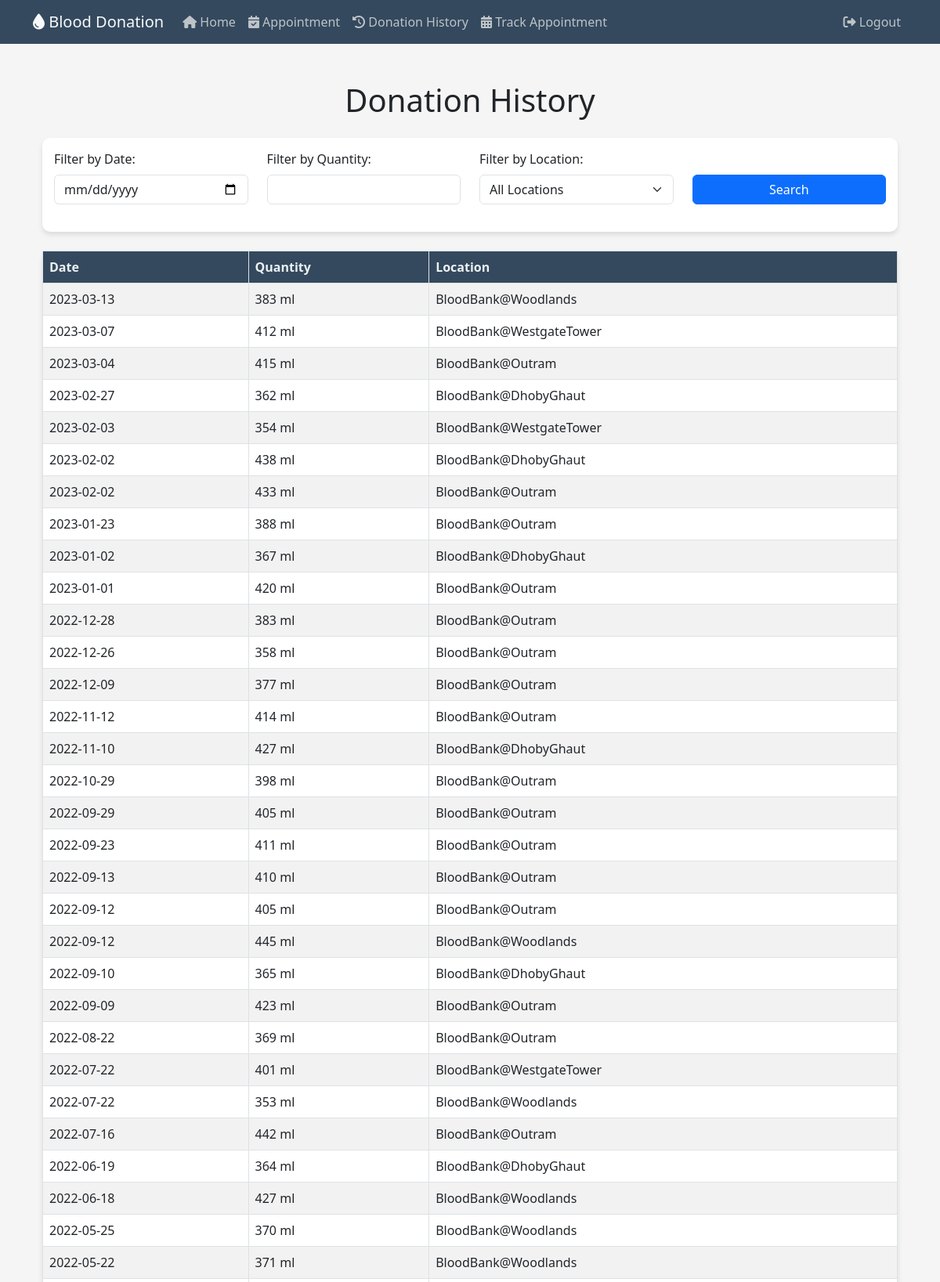
The page /donationhistory (signed in, upper part) on the database its author committed.
### website/models.py (models this page shows)
class Donations(db.Model):
    DonationID = db.Column(db.Integer, primary_key=True, autoincrement=True)
    DonorID = db.Column(db.Integer, db.ForeignKey('donors.DonorID'))
    DonationDate = db.Column(db.Date, nullable=False)
    Quantity = db.Column(db.Integer, nullable=False)
    Location = db.Column(db.String(50), nullable=False)

### website/views.py (the view)
@views.route('/donationhistory')
def donationhistory():
    logged_in_user_email = session['email']
    user = Users.get_by_email(logged_in_user_email)
    donor_id = user.donor.DonorID
    stmt = select(Donations.DonationDate, Donations.Quantity, Donations.Location).where(Donations.DonorID == donor_id).order_by(Donations.DonationDate.desc())
    result = db.session.execute(stmt)
    donations = result.fetchall()
    return render_template('donationhistory.html', donations=donations)

### website/models.py (called while the page is built)
    def get_by_email(email):
        return Users.query.filter_by(Email=email).first()

### website/templates/donationhistory.html (shortened to what this page needs)
{% extends "base.html" %}
{% block text %}
<div class="container my-5">
    <h1 class="mb-4">Donation History</h1>
    <div class="form-custom mb-4">
        <div class="row">
            <div class="col-md-3 filter-input">
                <label for="filter-date" class="form-label">Filter by Date:</label>
                <input type="date" class="form-control" id="filter-date">
            </div>
            <div class="col-md-3 filter-input">
                <label for="filter-quantity" class="form-label">Filter by Quantity:</label>
                <input type="number" class="form-control" id="filter-quantity">
            </div>
            <div class="col-md-3 filter-input">
                <label for="filter-location" class="form-label">Filter by Location:</label>
                <select class="form-select" id="filter-location">
                    <option value="">All Locations</option>
                </select>
            </div>
            <div class="col-md-3 filter-input d-flex align-items-end">
                <button class="btn btn-primary" id="search-btn">Search</button>
            </div>
        </div>
    </div>
    <table class="table table-striped table-bordered table-custom">
        <thead>
            <tr>
                <th>Date</th>
                <th>Quantity</th>
                <th>Location</th>
            </tr>
        </thead>
        <tbody>
            {% for donation in donations %}
                <tr>
                    <td>{{ donation[0] }}</td>
                    <td>{{ donation[1] }} ml</td>
                    <td>{{ donation[2] }}</td>
                </tr>
            {% else %}
                <tr>
                    <td colspan="3" class="text-center">No donations available</td>
                </tr>
            {% endfor %}
        </tbody>
    </table>
</div>
{% endblock %}

### website/static/styles.css (style rules this page uses)
body { font-family: 'Poppins', sans-serif; background-color: #f5f5f5 !important; }
h1 { font-size: 36px; margin: 20px 0; text-align: center; color: #4a4a4a; }
.btn-primary { background-color: #007bff; border-color: #007bff; transition: background-color 0.3s, border-color 0.3s; }

### website/templates/donationhistory.html (style rules this page uses)
.table-custom { background-color: #fff; border-radius: 10px; box-shadow: 0 4px 6px rgba(0, 0, 0, 0.1); }
.table-custom thead th { background-color: #34495e; color: #ecf0f1; }
.form-custom { padding: 15px; background-color: #fff; border-radius: 10px; box-shadow: 0 4px 6px rgba(0, 0, 0, 0.1); }
.filter-input { margin-bottom: 20px; }
#search-btn { width: 100%; margin-top: 30px; }

### rows shown on the page
Donations: DonationDate "2023-03-13", Quantity "383", Location "BloodBank@Woodlands"
Donations: DonationDate "2023-03-07", Quantity "412", Location "BloodBank@WestgateTower"
Donations: DonationDate "2023-03-04", Quantity "415", Location "BloodBank@Outram"
Donations: DonationDate "2023-02-27", Quantity "362", Location "BloodBank@DhobyGhaut"
Donations: DonationDate "2023-02-03", Quantity "354", Location "BloodBank@WestgateTower"
Donations: DonationDate "2023-02-02", Quantity "438", Location "BloodBank@DhobyGhaut"
Donations: DonationDate "2023-02-02", Quantity "433", Location "BloodBank@Outram"
Donations: DonationDate "2023-01-23", Quantity "388", Location "BloodBank@Outram"
Donations: DonationDate "2023-01-02", Quantity "367", Location "BloodBank@DhobyGhaut"
Donations: DonationDate "2023-01-01", Quantity "420", Location "BloodBank@Outram"
Donations: DonationDate "2022-12-28", Quantity "383", Location "BloodBank@Outram"
Donations: DonationDate "2022-12-26", Quantity "358", Location "BloodBank@Outram"
Donations: DonationDate "2022-12-09", Quantity "377", Location "BloodBank@Outram"
Donations: DonationDate "2022-11-12", Quantity "414", Location "BloodBank@Outram"
Donations: DonationDate "2022-11-10", Quantity "427", Location "BloodBank@DhobyGhaut"
Donations: DonationDate "2022-10-29", Quantity "398", Location "BloodBank@Outram"
Donations: DonationDate "2022-09-29", Quantity "405", Location "BloodBank@Outram"
Donations: DonationDate "2022-09-23", Quantity "411", Location "BloodBank@Outram"
Donations: DonationDate "2022-09-13", Quantity "410", Location "BloodBank@Outram"
Donations: DonationDate "2022-09-12", Quantity "405", Location "BloodBank@Outram"
Donations: DonationDate "2022-09-12", Quantity "445", Location "BloodBank@Woodlands"
Donations: DonationDate "2022-09-10", Quantity "365", Location "BloodBank@DhobyGhaut"
Donations: DonationDate "2022-09-09", Quantity "423", Location "BloodBank@Outram"
Donations: DonationDate "2022-08-22", Quantity "369", Location "BloodBank@Outram"
Donations: DonationDate "2022-07-22", Quantity "401", Location "BloodBank@WestgateTower"
Donations: DonationDate "2022-07-22", Quantity "353", Location "BloodBank@Woodlands"
Donations: DonationDate "2022-07-16", Quantity "442", Location "BloodBank@Outram"
Donations: DonationDate "2022-06-19", Quantity "364", Location "BloodBank@DhobyGhaut"
Donations: DonationDate "2022-06-18", Quantity "427", Location "BloodBank@Woodlands"
Donations: DonationDate "2022-05-25", Quantity "370", Location "BloodBank@Woodlands"
Donations: DonationDate "2022-05-22", Quantity "371", Location "BloodBank@Woodlands"
